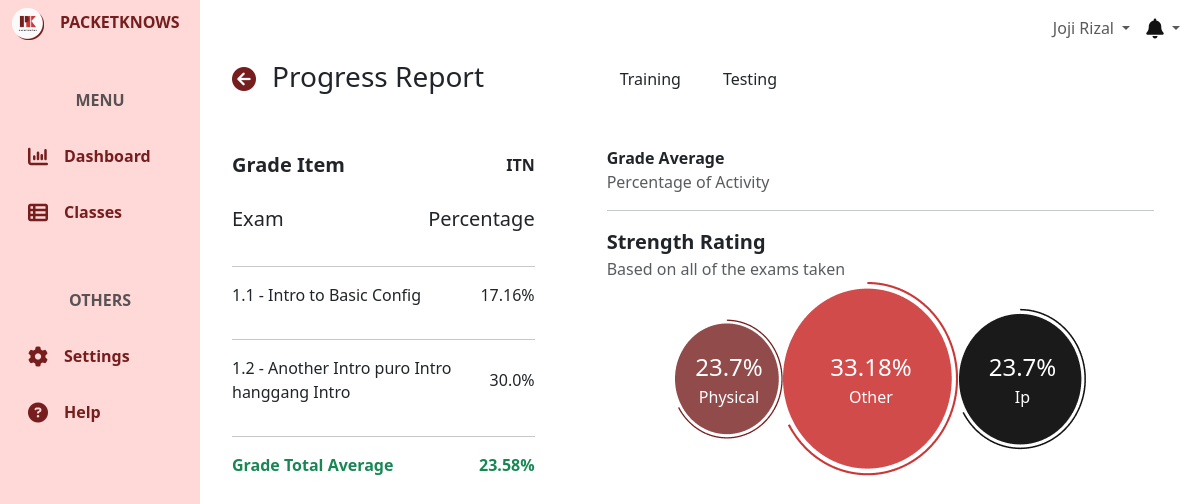
The page /progress-report/ITN/training/ (signed in) on the database its author committed.
### user/models.py (models this page shows, shortened)
class CustomUser(AbstractBaseUser, PermissionsMixin):
    email = models.EmailField(unique=True)
    first_name = models.CharField(max_length=50)
    last_name = models.CharField(max_length=50)
    is_active = models.BooleanField(default=True)
    is_staff = models.BooleanField(default=False)
    category = models.ForeignKey(UserCategory, on_delete=models.CASCADE)
    icon = models.ImageField(upload_to= 'user/icons/', blank=True, null=True)
    school_id = models.BigIntegerField(unique=True, blank=True, null=True)
    evidences = models.ImageField(upload_to= 'user/evidences/', blank=True, null=True)
    objects = CustomUserManager()
    USERNAME_FIELD = 'email'
    REQUIRED_FIELDS = ['first_name', 'last_name']
    class Meta:
        verbose_name = 'User'
        verbose_name_plural = 'Users'

### classroom/models.py (models this page shows, shortened)
class Classroom(models.Model):
    name = models.CharField(max_length=255)
    code = models.CharField(max_length=255)
    description = models.CharField(max_length=255)
    icon = models.ImageField(upload_to='classroom/class-icons/', blank=True, null=True)
    section = models.CharField(max_length=50)
    semester = models.CharField(max_length=50)
    school_year = models.CharField(max_length=50)
    instructor = models.ForeignKey(userModels.CustomUser, on_delete=models.CASCADE, related_name='instructor_classrooms')
    students = models.ManyToManyField(userModels.CustomUser, through='Enrollment', related_name='enrolled_classrooms')
    course = models.ForeignKey(activityModels.Course, on_delete=models.CASCADE)
    is_active = models.BooleanField()
    date_updated = models.DateTimeField(auto_now=True)
    class Meta:
        verbose_name_plural = "Classrooms"

### activity/models.py (models this page shows, shortened)
class BaseActivity(models.Model):
    number = models.CharField(max_length=4)
    name = models.CharField(max_length=255)
    projectID = models.CharField(max_length=255, unique=True)
    answer_key = models.TextField(blank=True,null=True)
    category = models.ForeignKey(ActivityCategory, on_delete=models.CASCADE)
    course = models.ForeignKey(Course, on_delete=models.CASCADE)
    training_task = models.FileField(models.FileField(upload_to='training-tasks/'))
    testing_task = models.FileField(models.FileField(upload_to='training-tasks/'))
    max_physical_points = models.PositiveIntegerField()
    max_basic_config_points = models.PositiveIntegerField()
    max_ip_points = models.PositiveIntegerField()
    max_routing_points = models.PositiveIntegerField()
    max_other_points = models.PositiveIntegerField()
    time_limit = models.PositiveIntegerField()
    class Meta:
        verbose_name_plural = "Base Activities"

### core/views.py (the view)
# urls.py: path('progress-report/<slug:classSlug>/training/', coreViews.ProgressReportTrainingView, name='progressReportTraining'),
@login_required(login_url='/')
def ProgressReportTrainingView(request, classSlug):
    context = {}
    if request.method == 'POST':
        pass
    else:
        classroom = Classroom.objects.get(code=classSlug)
        context["classroom"] = classroom
        context["grades"] = computeTrainingProgressReport(request.user, classroom)
    return render(request, 'core/progress-report-training.html', context)

### templates/core/progress-report-training.html (shortened to what this page needs)
{% extends 'core/base.html' %}
{% block content %}
<div class="container-fluid h-100">
    <div class="row h-100">
        <div class="col-2 fixed-top bg-pink h-100" id="green">
            {% include 'core/components/sidebar.html'%}
        </div>
        <div class="col-md-10 ms-auto" style="padding: 0; overflow-x: hidden !important;">
            {% include 'core/components/topnav.html'%}
            <main class="mt-5 pt-1">
                {% if request.user.category.name == 'Student'%}
                    {% include 'core/progress-reports/student-progress-report-training.html'%}
                {% elif request.user.category.name == 'Self Learner'%}
                    {% include 'core/progress-reports/selfLearner-progress-report-training.html'%}
                {% elif request.user.category.name == 'Instructor'%}
                    {% include 'core/progress-reports/instructor-progress-report-training.html'%}
                {% endif %}
            </main>
        </div>
    </div>
</div>
{% endblock %}

### templates/core/components/topnav.html (shortened to what this page needs)
<nav class="navbar navbar-expand-lg navbar-light bg-white fixed-top col-md-9 ms-sm-auto col-lg-10">
    <div class="container-fluid">
            <ul class="navbar-nav ms-auto">
                <li class="nav-item dropdown">
                    <a class="nav-link dropdown-toggle" href="#" id="userDropdown" role="button" data-bs-toggle="dropdown" aria-expanded="false">
                      {{user.first_name}} {{user.last_name}}
                    </a>
                </li>
                <li class="nav-item dropdown ">
                    <a class="nav-link dropdown-toggle " href="#" id="notificationDropdown" role="button" data-bs-toggle="dropdown" aria-expanded="false">
                        <i class="fa-solid fa-bell fa-lg" style="color: #121212;"></i>
                    </a>
                </li>
            </ul>
    </div>
</nav>

### templates/core/progress-reports/student-progress-report-training.html (shortened to what this page needs)
{% load static %}
<div class="container">
    <div class="row ms-2 mt-2 mb-4 ">
        <div class="col-md-4 ">
            <div class="d-flex align-items-center text-center">
                <a class="mb-1" href="{% url 'core:classes'%}"><i class="fa-solid fa-xl fa-circle-arrow-left" style="color: #761E1E;"></i></a>
                <h3 class="ms-3">Progress Report</h3>
            </div>
            <div class="d-flex justify-content-between align-items-center mt-5">
                <p class="fw-bold fs-5">Grade Item</p>
                <p class="fw-bold ">{{classroom.code}}</p>
            </div>
            <div class="d-flex justify-content-between align-items-center mt-2">
                <p class="fs-5">Exam</p>
                <p class="fs-5">Percentage</p>
            </div>
            {%for exam in grades.training_percentages%}
            <hr>
            <div class="d-flex justify-content-between align-items-center mt-2">
                <p class="">{{exam.number}} - {{exam.name}}</p>
                <p class="">{{exam.total_percentage}}%</p>
            </div>
            {% endfor%}
            <hr>
            <div class="d-flex justify-content-between align-items-center mt-2">
                <p class="text-success fw-bold">Grade Total Average</p>
                <p class="text-success fw-bold">{{grades.total_training_percentage}}%</p>
            </div>
        </div>
        <div class="col-md-7 ms-5">
            <div class="d-flex mb-5">
                <a href="{% url 'core:progressReportTraining' classroom.code %}"><button id="trainingBtn" class="btn me-3">Training</button></a>
                <a href="{% url 'core:progressReportTesting' classroom.code %}"><button id="testingBtn" class="btn">Testing</button></a>
            </div>
            <div class="fw-bold">
                Grade Average
            </div>
            <div class="text-muted">
                Percentage of Activity
            </div>
            <hr>
            <div class="fw-bold fs-5">
                Strength Rating
            </div>
            <div class="text-muted">
                Based on all of the exams taken
            </div>
            <div class="d-flex align-items-center justify-content-center">
                <div class="rating rating-1 d-inline-block">
                    <div class="rating-label text-white">
                        <p class="fs-4 p-0 m-0">{{ grades.top_training_categories.1.average_percentage }}%</p>
                        <p class=" p-0 m-0">{{grades.top_training_categories.1.name}}</p>
                    </div>
                    <img src="{% static 'res/icons/Dashboard/Dashboard-circle2.png' %}" alt="" class="img-fluid">
                </div>
                <div class="rating rating-1 d-inline-block">
                    <div class="rating-label text-white">
                        <p class="fs-4 p-0 m-0">{{grades.top_training_categories.0.average_percentage}}%</p>
                        <p class=" p-0 m-0">{{grades.top_training_categories.0.name}}</p>
                    </div>
                    <img src="{% static 'res/icons/Dashboard/Dashboard-circle.png' %}" alt="" class="img-fluid">
                </div>
                <div class="rating rating-1 d-inline-block">
                    <div class="rating-label text-white">
                        <p class="fs-4 p-0 m-0">{{grades.top_training_categories.2.average_percentage}}%</p>
                        <p class=" p-0 m-0">{{grades.top_training_categories.2.name}}</p>
                    </div>
                    <img src="{% static 'res/icons/Dashboard/Dashboard-circle3.png' %}" alt="" class="img-fluid">
                </div>
            </div>
        </div>
    </div>
</div>

### static/css/global.css (style rules this page uses)
.bg-pink { background-color: #FFD8D8; }
.bg-white { background-color: #FAFAFA; }

### static/css/dashboards/studentDashboard.css (style rules this page uses)
.rating { position: relative; text-align: center; }
.rating-label { position: absolute; top: 50%; left: 50%; transform: translate(-50%, -50%); }

### rows shown on the page
CustomUser: first_name "Joji", last_name "Rizal"
Classroom: code "ITN"
BaseActivity: number "1.1", name "Intro to Basic Config"
BaseActivity: number "1.2", name "Another Intro puro Intro hanggang Intro"

### other values the page prints
{{ exam.total_percentage }} "17.16" "30.0"
{{ grades.total_training_percentage }} "23.58"
{{ grades.top_training_categories.1.average_percentage }} "23.7"
{{ grades.top_training_categories.1.name }} "Physical"
{{ grades.top_training_categories.0.average_percentage }} "33.18"
{{ grades.top_training_categories.0.name }} "Other"
{{ grades.top_training_categories.2.average_percentage }} "23.7"
{{ grades.top_training_categories.2.name }} "Ip"
